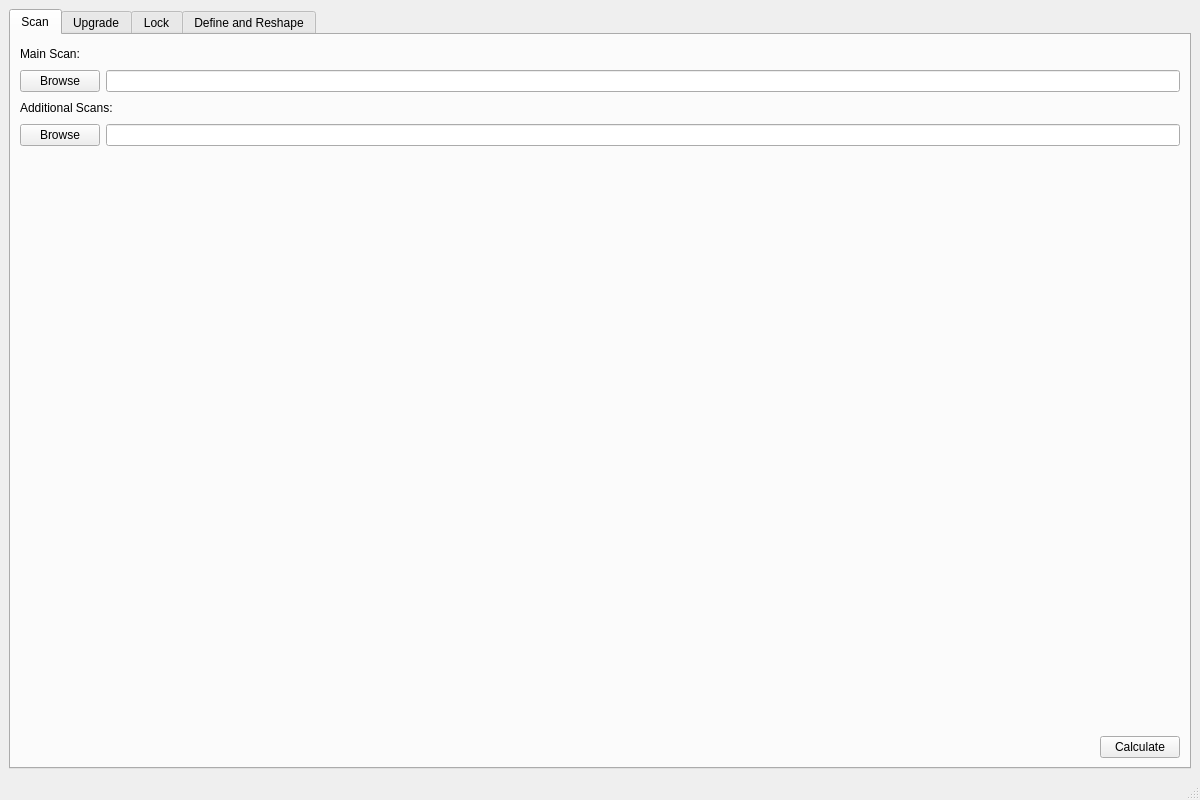
<?xml version="1.0" encoding="UTF-8"?>
<ui version="4.0">
 <class>MainWindow</class>
 <widget class="QMainWindow" name="MainWindow">
  <property name="geometry">
   <rect>
    <x>0</x>
    <y>0</y>
    <width>1200</width>
    <height>800</height>
   </rect>
  </property>
  <property name="minimumSize">
   <size>
    <width>0</width>
    <height>0</height>
   </size>
  </property>
  <property name="maximumSize">
   <size>
    <width>16777215</width>
    <height>16777215</height>
   </size>
  </property>
  <property name="windowTitle">
   <string>MainWindow</string>
  </property>
  <property name="tabShape">
   <enum>QTabWidget::TabShape::Rounded</enum>
  </property>
  <widget class="QWidget" name="centralwidget">
   <layout class="QHBoxLayout" name="horizontalLayout">
    <item>
     <widget class="QTabWidget" name="tabWidget">
      <property name="sizePolicy">
       <sizepolicy hsizetype="Preferred" vsizetype="Preferred">
        <horstretch>0</horstretch>
        <verstretch>0</verstretch>
       </sizepolicy>
      </property>
      <property name="currentIndex">
       <number>0</number>
      </property>
      <widget class="QWidget" name="scanTab">
       <attribute name="title">
        <string>Scan</string>
       </attribute>
       <layout class="QVBoxLayout" name="verticalLayout_2">
        <item>
         <layout class="QHBoxLayout" name="horizontalLayout_5">
          <item>
           <widget class="QLabel" name="main">
            <property name="text">
             <string>Main Scan:</string>
            </property>
           </widget>
          </item>
          <item>
           <widget class="QLabel" name="mainTooltip">
            <property name="toolTip">
             <string>Determines the order artifacts in the Upgrade and Lock tab are presented. 
ORDERED: Inventory Kamera 
UNORDERED: Irminsul, AdeptiScanner</string>
            </property>
            <property name="text">
             <string/>
            </property>
           </widget>
          </item>
          <item>
           <spacer name="horizontalSpacer_3">
            <property name="orientation">
             <enum>Qt::Orientation::Horizontal</enum>
            </property>
            <property name="sizeHint" stdset="0">
             <size>
              <width>40</width>
              <height>20</height>
             </size>
            </property>
           </spacer>
          </item>
         </layout>
        </item>
        <item>
         <layout class="QHBoxLayout" name="mainInput" stretch="0,1">
          <item>
           <widget class="QPushButton" name="mainBrowseButton">
            <property name="cursor">
             <cursorShape>PointingHandCursor</cursorShape>
            </property>
            <property name="text">
             <string>Browse</string>
            </property>
           </widget>
          </item>
          <item>
           <widget class="QLineEdit" name="mainFilepathLine">
            <property name="text">
             <string/>
            </property>
           </widget>
          </item>
         </layout>
        </item>
        <item>
         <layout class="QHBoxLayout" name="horizontalLayout_6">
          <item>
           <widget class="QLabel" name="extra">
            <property name="text">
             <string>Additional Scans:</string>
            </property>
           </widget>
          </item>
          <item>
           <widget class="QLabel" name="extraTooltip">
            <property name="toolTip">
             <string>Adds extra information, for example initial substat values for reshape analysis. 
REPORTS INITIAL VALUES: Irminsul 
DOESN'T REPORT: Any OCR-based scanner</string>
            </property>
            <property name="text">
             <string/>
            </property>
           </widget>
          </item>
          <item>
           <spacer name="horizontalSpacer_4">
            <property name="orientation">
             <enum>Qt::Orientation::Horizontal</enum>
            </property>
            <property name="sizeHint" stdset="0">
             <size>
              <width>40</width>
              <height>20</height>
             </size>
            </property>
           </spacer>
          </item>
         </layout>
        </item>
        <item>
         <layout class="QHBoxLayout" name="extraInput" stretch="0,0">
          <item>
           <widget class="QPushButton" name="extraBrowseButton">
            <property name="cursor">
             <cursorShape>PointingHandCursor</cursorShape>
            </property>
            <property name="text">
             <string>Browse</string>
            </property>
           </widget>
          </item>
          <item>
           <widget class="QLineEdit" name="extraFilepathLine">
            <property name="text">
             <string/>
            </property>
           </widget>
          </item>
         </layout>
        </item>
        <item>
         <spacer name="verticalSpacer">
          <property name="orientation">
           <enum>Qt::Orientation::Vertical</enum>
          </property>
          <property name="sizeHint" stdset="0">
           <size>
            <width>20</width>
            <height>669</height>
           </size>
          </property>
         </spacer>
        </item>
        <item>
         <layout class="QHBoxLayout" name="calcLayout">
          <item>
           <spacer name="horizontalSpacer">
            <property name="orientation">
             <enum>Qt::Orientation::Horizontal</enum>
            </property>
            <property name="sizeHint" stdset="0">
             <size>
              <width>598</width>
              <height>20</height>
             </size>
            </property>
           </spacer>
          </item>
          <item>
           <widget class="QPushButton" name="calcScanButton">
            <property name="cursor">
             <cursorShape>PointingHandCursor</cursorShape>
            </property>
            <property name="text">
             <string>Calculate</string>
            </property>
           </widget>
          </item>
         </layout>
        </item>
       </layout>
      </widget>
      <widget class="QWidget" name="upgrade_tab">
       <attribute name="title">
        <string>Upgrade</string>
       </attribute>
       <layout class="QHBoxLayout" name="horizontalLayout_2" stretch="3,1">
        <item>
         <widget class="QScrollArea" name="upgradeScrollArea">
          <property name="widgetResizable">
           <bool>true</bool>
          </property>
          <widget class="QWidget" name="upgradeScrollContents">
           <property name="geometry">
            <rect>
             <x>0</x>
             <y>0</y>
             <width>864</width>
             <height>710</height>
            </rect>
           </property>
           <layout class="QVBoxLayout" name="verticalLayout_3" stretch="0,1">
            <item>
             <widget class="QLabel" name="upgradeWarning">
              <property name="font">
               <font>
                <italic>false</italic>
                <bold>true</bold>
                <underline>false</underline>
                <strikeout>false</strikeout>
               </font>
              </property>
              <property name="text">
               <string>IMPORTANT: Recommendations don't favor traditional optimization targets, so &quot;weird&quot; artifacts will get mixed in. Upgrading these can slightly improve locking recommendation accuracy, but otherwise only upgrade as needed.</string>
              </property>
              <property name="wordWrap">
               <bool>true</bool>
              </property>
             </widget>
            </item>
            <item>
             <layout class="QGridLayout" name="upgradeGrid"/>
            </item>
           </layout>
          </widget>
         </widget>
        </item>
        <item>
         <layout class="QVBoxLayout" name="upgradeArtifactInfo" stretch="0,0,0,0,0,0,0,1">
          <item>
           <widget class="QLabel" name="upgradeArtifactMain">
            <property name="font">
             <font>
              <pointsize>20</pointsize>
             </font>
            </property>
            <property name="text">
             <string/>
            </property>
            <property name="wordWrap">
             <bool>true</bool>
            </property>
            <property name="margin">
             <number>10</number>
            </property>
           </widget>
          </item>
          <item>
           <layout class="QHBoxLayout" name="horizontalLayout_4" stretch="0,1,0,0">
            <item>
             <widget class="QLabel" name="upgradeArtifactLvl">
              <property name="font">
               <font>
                <pointsize>15</pointsize>
               </font>
              </property>
              <property name="text">
               <string/>
              </property>
              <property name="margin">
               <number>5</number>
              </property>
             </widget>
            </item>
            <item>
             <spacer name="horizontalSpacer_2">
              <property name="orientation">
               <enum>Qt::Orientation::Horizontal</enum>
              </property>
              <property name="sizeHint" stdset="0">
               <size>
                <width>40</width>
                <height>20</height>
               </size>
              </property>
             </spacer>
            </item>
            <item>
             <widget class="QLabel" name="upgradeLock">
              <property name="text">
               <string/>
              </property>
             </widget>
            </item>
            <item>
             <widget class="QLabel" name="upgradeStar">
              <property name="text">
               <string/>
              </property>
             </widget>
            </item>
           </layout>
          </item>
          <item>
           <widget class="QLabel" name="upgradeArtifactSub1">
            <property name="font">
             <font>
              <pointsize>15</pointsize>
             </font>
            </property>
            <property name="text">
             <string/>
            </property>
            <property name="wordWrap">
             <bool>true</bool>
            </property>
            <property name="margin">
             <number>5</number>
            </property>
           </widget>
          </item>
          <item>
           <widget class="QLabel" name="upgradeArtifactSub2">
            <property name="font">
             <font>
              <pointsize>15</pointsize>
             </font>
            </property>
            <property name="text">
             <string/>
            </property>
            <property name="wordWrap">
             <bool>true</bool>
            </property>
            <property name="margin">
             <number>5</number>
            </property>
           </widget>
          </item>
          <item>
           <widget class="QLabel" name="upgradeArtifactSub3">
            <property name="font">
             <font>
              <pointsize>15</pointsize>
             </font>
            </property>
            <property name="text">
             <string/>
            </property>
            <property name="wordWrap">
             <bool>true</bool>
            </property>
            <property name="margin">
             <number>5</number>
            </property>
           </widget>
          </item>
          <item>
           <widget class="QLabel" name="upgradeArtifactSub4">
            <property name="font">
             <font>
              <pointsize>15</pointsize>
             </font>
            </property>
            <property name="text">
             <string/>
            </property>
            <property name="wordWrap">
             <bool>true</bool>
            </property>
            <property name="margin">
             <number>5</number>
            </property>
           </widget>
          </item>
          <item>
           <widget class="QLabel" name="upgradeArtifactSet">
            <property name="font">
             <font>
              <pointsize>15</pointsize>
             </font>
            </property>
            <property name="text">
             <string/>
            </property>
            <property name="wordWrap">
             <bool>true</bool>
            </property>
            <property name="margin">
             <number>5</number>
            </property>
           </widget>
          </item>
          <item>
           <spacer name="verticalSpacer_3">
            <property name="orientation">
             <enum>Qt::Orientation::Vertical</enum>
            </property>
            <property name="sizeHint" stdset="0">
             <size>
              <width>20</width>
              <height>40</height>
             </size>
            </property>
           </spacer>
          </item>
         </layout>
        </item>
       </layout>
      </widget>
      <widget class="QWidget" name="lockTab">
       <attribute name="title">
        <string>Lock</string>
       </attribute>
       <layout class="QHBoxLayout" name="horizontalLayout_3" stretch="3,1">
        <item>
         <widget class="QScrollArea" name="lockScrollArea">
          <property name="widgetResizable">
           <bool>true</bool>
          </property>
          <widget class="QWidget" name="lockScrollContents">
           <property name="geometry">
            <rect>
             <x>0</x>
             <y>0</y>
             <width>864</width>
             <height>710</height>
            </rect>
           </property>
           <layout class="QGridLayout" name="gridLayout_2">
            <item row="0" column="0">
             <layout class="QGridLayout" name="lockGrid"/>
            </item>
           </layout>
          </widget>
         </widget>
        </item>
        <item>
         <layout class="QVBoxLayout" name="lockArtifactInfo" stretch="0,0,0,0,0,0,0,1">
          <item>
           <widget class="QLabel" name="lockArtifactMain">
            <property name="font">
             <font>
              <pointsize>20</pointsize>
             </font>
            </property>
            <property name="text">
             <string/>
            </property>
            <property name="wordWrap">
             <bool>true</bool>
            </property>
            <property name="margin">
             <number>5</number>
            </property>
           </widget>
          </item>
          <item>
           <layout class="QHBoxLayout" name="horizontalLayout_7">
            <item>
             <widget class="QLabel" name="lockArtifactLvl">
              <property name="font">
               <font>
                <pointsize>15</pointsize>
               </font>
              </property>
              <property name="text">
               <string/>
              </property>
              <property name="margin">
               <number>5</number>
              </property>
             </widget>
            </item>
            <item>
             <spacer name="horizontalSpacer_5">
              <property name="orientation">
               <enum>Qt::Orientation::Horizontal</enum>
              </property>
              <property name="sizeHint" stdset="0">
               <size>
                <width>40</width>
                <height>20</height>
               </size>
              </property>
             </spacer>
            </item>
            <item>
             <widget class="QLabel" name="lockLock">
              <property name="text">
               <string/>
              </property>
             </widget>
            </item>
            <item>
             <widget class="QLabel" name="lockStar">
              <property name="text">
               <string/>
              </property>
             </widget>
            </item>
           </layout>
          </item>
          <item>
           <widget class="QLabel" name="lockArtifactSub1">
            <property name="font">
             <font>
              <pointsize>15</pointsize>
             </font>
            </property>
            <property name="text">
             <string/>
            </property>
            <property name="wordWrap">
             <bool>true</bool>
            </property>
            <property name="margin">
             <number>5</number>
            </property>
           </widget>
          </item>
          <item>
           <widget class="QLabel" name="lockArtifactSub2">
            <property name="font">
             <font>
              <pointsize>15</pointsize>
             </font>
            </property>
            <property name="text">
             <string/>
            </property>
            <property name="wordWrap">
             <bool>true</bool>
            </property>
            <property name="margin">
             <number>5</number>
            </property>
           </widget>
          </item>
          <item>
           <widget class="QLabel" name="lockArtifactSub3">
            <property name="font">
             <font>
              <pointsize>15</pointsize>
             </font>
            </property>
            <property name="text">
             <string/>
            </property>
            <property name="wordWrap">
             <bool>true</bool>
            </property>
            <property name="margin">
             <number>5</number>
            </property>
           </widget>
          </item>
          <item>
           <widget class="QLabel" name="lockArtifactSub4">
            <property name="font">
             <font>
              <pointsize>15</pointsize>
             </font>
            </property>
            <property name="text">
             <string/>
            </property>
            <property name="wordWrap">
             <bool>true</bool>
            </property>
            <property name="margin">
             <number>5</number>
            </property>
           </widget>
          </item>
          <item>
           <widget class="QLabel" name="lockArtifactSet">
            <property name="font">
             <font>
              <pointsize>15</pointsize>
             </font>
            </property>
            <property name="layoutDirection">
             <enum>Qt::LayoutDirection::LeftToRight</enum>
            </property>
            <property name="text">
             <string/>
            </property>
            <property name="scaledContents">
             <bool>false</bool>
            </property>
            <property name="wordWrap">
             <bool>true</bool>
            </property>
            <property name="margin">
             <number>5</number>
            </property>
           </widget>
          </item>
          <item>
           <spacer name="verticalSpacer_2">
            <property name="orientation">
             <enum>Qt::Orientation::Vertical</enum>
            </property>
            <property name="sizeHint" stdset="0">
             <size>
              <width>20</width>
              <height>40</height>
             </size>
            </property>
           </spacer>
          </item>
         </layout>
        </item>
       </layout>
      </widget>
      <widget class="QWidget" name="defineTab">
       <property name="sizePolicy">
        <sizepolicy hsizetype="Expanding" vsizetype="Expanding">
         <horstretch>0</horstretch>
         <verstretch>0</verstretch>
        </sizepolicy>
       </property>
       <attribute name="title">
        <string>Define and Reshape</string>
       </attribute>
       <layout class="QVBoxLayout" name="verticalLayout" stretch="0,0">
        <item>
         <layout class="QHBoxLayout" name="defineInput" stretch="0,0,1,0">
          <item>
           <widget class="QComboBox" name="setCombo">
            <property name="sizePolicy">
             <sizepolicy hsizetype="Fixed" vsizetype="Fixed">
              <horstretch>0</horstretch>
              <verstretch>0</verstretch>
             </sizepolicy>
            </property>
            <property name="cursor">
             <cursorShape>ArrowCursor</cursorShape>
            </property>
            <property name="currentText">
             <string>Set</string>
            </property>
            <property name="currentIndex">
             <number>0</number>
            </property>
            <item>
             <property name="text">
              <string>Set</string>
             </property>
            </item>
            <item>
             <property name="text">
              <string>A Day Carved From Rising Winds</string>
             </property>
            </item>
            <item>
             <property name="text">
              <string>Adventurer</string>
             </property>
            </item>
            <item>
             <property name="text">
              <string>Archaic Petra</string>
             </property>
            </item>
            <item>
             <property name="text">
              <string>Aubade of Morningstar and Moon</string>
             </property>
            </item>
            <item>
             <property name="text">
              <string>Berserker</string>
             </property>
            </item>
            <item>
             <property name="text">
              <string>Blizzard Strayer</string>
             </property>
            </item>
            <item>
             <property name="text">
              <string>Bloodstained Chivalry</string>
             </property>
            </item>
            <item>
             <property name="text">
              <string>Brave Heart</string>
             </property>
            </item>
            <item>
             <property name="text">
              <string>Celestial Gift</string>
             </property>
            </item>
            <item>
             <property name="text">
              <string>Crimson Witch of Flames</string>
             </property>
            </item>
            <item>
             <property name="text">
              <string>Deepwood Memories</string>
             </property>
            </item>
            <item>
             <property name="text">
              <string>Defender's Will</string>
             </property>
            </item>
            <item>
             <property name="text">
              <string>Desert Pavilion Chronicle</string>
             </property>
            </item>
            <item>
             <property name="text">
              <string>Disenchantment in Deep Shadow</string>
             </property>
            </item>
            <item>
             <property name="text">
              <string>Echoes of an Offering</string>
             </property>
            </item>
            <item>
             <property name="text">
              <string>Emblem of Severed Fate</string>
             </property>
            </item>
            <item>
             <property name="text">
              <string>Finale of the Deep Galleries</string>
             </property>
            </item>
            <item>
             <property name="text">
              <string>Flower of Paradise Lost</string>
             </property>
            </item>
            <item>
             <property name="text">
              <string>Fragment of Harmonic Whimsy</string>
             </property>
            </item>
            <item>
             <property name="text">
              <string>Gambler</string>
             </property>
            </item>
            <item>
             <property name="text">
              <string>Gilded Dreams</string>
             </property>
            </item>
            <item>
             <property name="text">
              <string>Gladiator's Finale</string>
             </property>
            </item>
            <item>
             <property name="text">
              <string>Golden Troupe</string>
             </property>
            </item>
            <item>
             <property name="text">
              <string>Heart of Depth</string>
             </property>
            </item>
            <item>
             <property name="text">
              <string>Husk of Opulent Dreams</string>
             </property>
            </item>
            <item>
             <property name="text">
              <string>Initiate</string>
             </property>
            </item>
            <item>
             <property name="text">
              <string>Instructor</string>
             </property>
            </item>
            <item>
             <property name="text">
              <string>Lavawalker</string>
             </property>
            </item>
            <item>
             <property name="text">
              <string>Long Night's Oath</string>
             </property>
            </item>
            <item>
             <property name="text">
              <string>Lucky Dog</string>
             </property>
            </item>
            <item>
             <property name="text">
              <string>Maiden Beloved</string>
             </property>
            </item>
            <item>
             <property name="text">
              <string>Marechaussee Hunter</string>
             </property>
            </item>
            <item>
             <property name="text">
              <string>Martial Artist</string>
             </property>
            </item>
            <item>
             <property name="text">
              <string>Night of the Sky's Unveiling</string>
             </property>
            </item>
            <item>
             <property name="text">
              <string>Nighttime Whispers in the Echoing Woods</string>
             </property>
            </item>
            <item>
             <property name="text">
              <string>Noblesse Oblige</string>
             </property>
            </item>
            <item>
             <property name="text">
              <string>Nymph's Dream</string>
             </property>
            </item>
            <item>
             <property name="text">
              <string>Obsidian Codex</string>
             </property>
            </item>
            <item>
             <property name="text">
              <string>Ocean-Hued Clam</string>
             </property>
            </item>
            <item>
             <property name="text">
              <string>Pale Flame</string>
             </property>
            </item>
            <item>
             <property name="text">
              <string>Prayers for Destiny</string>
             </property>
            </item>
            <item>
             <property name="text">
              <string>Prayers for Illumination</string>
             </property>
            </item>
            <item>
             <property name="text">
              <string>Prayers for Wisdom</string>
             </property>
            </item>
            <item>
             <property name="text">
              <string>Prayers to Springtime</string>
             </property>
            </item>
            <item>
             <property name="text">
              <string>Resolution of Sojourner</string>
             </property>
            </item>
            <item>
             <property name="text">
              <string>Retracing Bolide</string>
             </property>
            </item>
            <item>
             <property name="text">
              <string>Scholar</string>
             </property>
            </item>
            <item>
             <property name="text">
              <string>Scroll of the Hero of Cinder City</string>
             </property>
            </item>
            <item>
             <property name="text">
              <string>Shimenawa's Reminiscence</string>
             </property>
            </item>
            <item>
             <property name="text">
              <string>Silken Moon's Serenade</string>
             </property>
            </item>
            <item>
             <property name="text">
              <string>Song of Days Past</string>
             </property>
            </item>
            <item>
             <property name="text">
              <string>Tenacity of the Millelith</string>
             </property>
            </item>
            <item>
             <property name="text">
              <string>The Exile</string>
             </property>
            </item>
            <item>
             <property name="text">
              <string>Thundering Fury</string>
             </property>
            </item>
            <item>
             <property name="text">
              <string>Thundersoother</string>
             </property>
            </item>
            <item>
             <property name="text">
              <string>Tiny Miracle</string>
             </property>
            </item>
            <item>
             <property name="text">
              <string>Traveling Doctor</string>
             </property>
            </item>
            <item>
             <property name="text">
              <string>Unfinished Reverie</string>
             </property>
            </item>
            <item>
             <property name="text">
              <string>Vermillion Hereafter</string>
             </property>
            </item>
            <item>
             <property name="text">
              <string>Viridescent Venerer</string>
             </property>
            </item>
            <item>
             <property name="text">
              <string>Vourukasha's Glow</string>
             </property>
            </item>
            <item>
             <property name="text">
              <string>Wanderer's Troupe</string>
             </property>
            </item>
           </widget>
          </item>
          <item>
           <widget class="QPushButton" name="targetButton">
            <property name="text">
             <string>Edit</string>
            </property>
           </widget>
          </item>
          <item>
           <widget class="QLineEdit" name="targetLine">
            <property name="text">
             <string>Enter optimization target</string>
            </property>
           </widget>
          </item>
          <item>
           <widget class="QPushButton" name="calcTargetButton">
            <property name="sizePolicy">
             <sizepolicy hsizetype="Fixed" vsizetype="Fixed">
              <horstretch>0</horstretch>
              <verstretch>0</verstretch>
             </sizepolicy>
            </property>
            <property name="cursor">
             <cursorShape>PointingHandCursor</cursorShape>
            </property>
            <property name="text">
             <string>Calculate</string>
            </property>
           </widget>
          </item>
         </layout>
        </item>
        <item>
         <widget class="QTabWidget" name="slotTab">
          <property name="tabPosition">
           <enum>QTabWidget::TabPosition::West</enum>
          </property>
          <property name="currentIndex">
           <number>0</number>
          </property>
          <widget class="QWidget" name="flowerTab">
           <attribute name="title">
            <string>Flower</string>
           </attribute>
           <layout class="QHBoxLayout" name="horizontalLayout_9" stretch="1,3">
            <item>
             <layout class="QVBoxLayout" name="flowerArtifacts">
              <item>
               <widget class="QLabel" name="flowerBestLabel">
                <property name="font">
                 <font>
                  <pointsize>15</pointsize>
                 </font>
                </property>
                <property name="text">
                 <string>Current best:</string>
                </property>
                <property name="wordWrap">
                 <bool>true</bool>
                </property>
                <property name="margin">
                 <number>5</number>
                </property>
               </widget>
              </item>
              <item>
               <spacer name="verticalSpacer_13">
                <property name="orientation">
                 <enum>Qt::Orientation::Vertical</enum>
                </property>
                <property name="sizeHint" stdset="0">
                 <size>
                  <width>20</width>
                  <height>40</height>
                 </size>
                </property>
               </spacer>
              </item>
              <item>
               <widget class="QLabel" name="flowerReshapeLabel">
                <property name="font">
                 <font>
                  <pointsize>15</pointsize>
                 </font>
                </property>
                <property name="text">
                 <string>Best to reshape:</string>
                </property>
                <property name="wordWrap">
                 <bool>true</bool>
                </property>
                <property name="margin">
                 <number>5</number>
                </property>
               </widget>
              </item>
              <item>
               <spacer name="verticalSpacer_12">
                <property name="orientation">
                 <enum>Qt::Orientation::Vertical</enum>
                </property>
                <property name="sizeHint" stdset="0">
                 <size>
                  <width>20</width>
                  <height>40</height>
                 </size>
                </property>
               </spacer>
              </item>
             </layout>
            </item>
            <item>
             <widget class="QWidget" name="flowerContainer" native="true">
              <layout class="QHBoxLayout" name="horizontalLayout_14"/>
             </widget>
            </item>
           </layout>
          </widget>
          <widget class="QWidget" name="plumeTab">
           <attribute name="title">
            <string>Plume</string>
           </attribute>
           <layout class="QHBoxLayout" name="horizontalLayout_8" stretch="1,3">
            <item>
             <layout class="QVBoxLayout" name="plumeArtifacts">
              <item>
               <widget class="QLabel" name="plumeBestLabel">
                <property name="font">
                 <font>
                  <pointsize>15</pointsize>
                 </font>
                </property>
                <property name="text">
                 <string>Current best:</string>
                </property>
                <property name="wordWrap">
                 <bool>true</bool>
                </property>
                <property name="margin">
                 <number>5</number>
                </property>
               </widget>
              </item>
              <item>
               <spacer name="verticalSpacer_11">
                <property name="orientation">
                 <enum>Qt::Orientation::Vertical</enum>
                </property>
                <property name="sizeHint" stdset="0">
                 <size>
                  <width>20</width>
                  <height>40</height>
                 </size>
                </property>
               </spacer>
              </item>
              <item>
               <widget class="QLabel" name="plumeReshapeLabel">
                <property name="font">
                 <font>
                  <pointsize>15</pointsize>
                 </font>
                </property>
                <property name="text">
                 <string>Best to reshape:</string>
                </property>
                <property name="wordWrap">
                 <bool>true</bool>
                </property>
                <property name="margin">
                 <number>5</number>
                </property>
               </widget>
              </item>
              <item>
               <spacer name="verticalSpacer_10">
                <property name="orientation">
                 <enum>Qt::Orientation::Vertical</enum>
                </property>
                <property name="sizeHint" stdset="0">
                 <size>
                  <width>20</width>
                  <height>40</height>
                 </size>
                </property>
               </spacer>
              </item>
             </layout>
            </item>
            <item>
             <widget class="QWidget" name="plumeContainer" native="true">
              <layout class="QHBoxLayout" name="horizontalLayout_16"/>
             </widget>
            </item>
           </layout>
          </widget>
          <widget class="QWidget" name="sandsTab">
           <attribute name="title">
            <string>Sands</string>
           </attribute>
           <layout class="QHBoxLayout" name="horizontalLayout_10" stretch="1,3">
            <item>
             <layout class="QVBoxLayout" name="sandsArtifacts">
              <item>
               <widget class="QLabel" name="sandsBestLabel">
                <property name="font">
                 <font>
                  <pointsize>15</pointsize>
                 </font>
                </property>
                <property name="text">
                 <string>Current best:</string>
                </property>
                <property name="wordWrap">
                 <bool>true</bool>
                </property>
                <property name="margin">
                 <number>5</number>
                </property>
               </widget>
              </item>
              <item>
               <spacer name="verticalSpacer_9">
                <property name="orientation">
                 <enum>Qt::Orientation::Vertical</enum>
                </property>
                <property name="sizeHint" stdset="0">
                 <size>
                  <width>20</width>
                  <height>40</height>
                 </size>
                </property>
               </spacer>
              </item>
              <item>
               <widget class="QLabel" name="sandsReshapeLabel">
                <property name="font">
                 <font>
                  <pointsize>15</pointsize>
                 </font>
                </property>
                <property name="text">
                 <string>Best to reshape:</string>
                </property>
                <property name="wordWrap">
                 <bool>true</bool>
                </property>
                <property name="margin">
                 <number>5</number>
                </property>
               </widget>
              </item>
              <item>
               <spacer name="verticalSpacer_8">
                <property name="orientation">
                 <enum>Qt::Orientation::Vertical</enum>
                </property>
                <property name="sizeHint" stdset="0">
                 <size>
                  <width>20</width>
                  <height>40</height>
                 </size>
                </property>
               </spacer>
              </item>
             </layout>
            </item>
            <item>
             <widget class="QWidget" name="sandsContainer" native="true">
              <layout class="QHBoxLayout" name="horizontalLayout_17"/>
             </widget>
            </item>
           </layout>
          </widget>
          <widget class="QWidget" name="gobletTab">
           <attribute name="title">
            <string>Goblet</string>
           </attribute>
           <layout class="QHBoxLayout" name="horizontalLayout_11" stretch="1,3">
            <item>
             <layout class="QVBoxLayout" name="gobletArtifacts">
              <item>
               <widget class="QLabel" name="gobletBestLabel">
                <property name="font">
                 <font>
                  <pointsize>15</pointsize>
                 </font>
                </property>
                <property name="text">
                 <string>Current best:</string>
                </property>
                <property name="wordWrap">
                 <bool>true</bool>
                </property>
                <property name="margin">
                 <number>5</number>
                </property>
               </widget>
              </item>
              <item>
               <spacer name="verticalSpacer_6">
                <property name="orientation">
                 <enum>Qt::Orientation::Vertical</enum>
                </property>
                <property name="sizeHint" stdset="0">
                 <size>
                  <width>20</width>
                  <height>40</height>
                 </size>
                </property>
               </spacer>
              </item>
              <item>
               <widget class="QLabel" name="gobletReshapeLabel">
                <property name="font">
                 <font>
                  <pointsize>15</pointsize>
                 </font>
                </property>
                <property name="text">
                 <string>Best to reshape:</string>
                </property>
                <property name="wordWrap">
                 <bool>true</bool>
                </property>
                <property name="margin">
                 <number>5</number>
                </property>
               </widget>
              </item>
              <item>
               <spacer name="verticalSpacer_7">
                <property name="orientation">
                 <enum>Qt::Orientation::Vertical</enum>
                </property>
                <property name="sizeHint" stdset="0">
                 <size>
                  <width>20</width>
                  <height>40</height>
                 </size>
                </property>
               </spacer>
              </item>
             </layout>
            </item>
            <item>
             <widget class="QWidget" name="gobletContainer" native="true">
              <layout class="QHBoxLayout" name="horizontalLayout_15"/>
             </widget>
            </item>
           </layout>
          </widget>
          <widget class="QWidget" name="circletTab">
           <attribute name="title">
            <string>Circlet</string>
           </attribute>
           <layout class="QHBoxLayout" name="horizontalLayout_12" stretch="1,3">
            <item>
             <layout class="QVBoxLayout" name="circletArtifacts">
              <item>
               <widget class="QLabel" name="circletBestLabel">
                <property name="font">
                 <font>
                  <pointsize>15</pointsize>
                 </font>
                </property>
                <property name="text">
                 <string>Current best:</string>
                </property>
                <property name="wordWrap">
                 <bool>true</bool>
                </property>
                <property name="margin">
                 <number>5</number>
                </property>
               </widget>
              </item>
              <item>
               <spacer name="verticalSpacer_4">
                <property name="orientation">
                 <enum>Qt::Orientation::Vertical</enum>
                </property>
                <property name="sizeHint" stdset="0">
                 <size>
                  <width>20</width>
                  <height>40</height>
                 </size>
                </property>
               </spacer>
              </item>
              <item>
               <widget class="QLabel" name="circletReshapeLabel">
                <property name="font">
                 <font>
                  <pointsize>15</pointsize>
                 </font>
                </property>
                <property name="text">
                 <string>Best to reshape:</string>
                </property>
                <property name="wordWrap">
                 <bool>true</bool>
                </property>
                <property name="margin">
                 <number>5</number>
                </property>
               </widget>
              </item>
              <item>
               <spacer name="verticalSpacer_5">
                <property name="orientation">
                 <enum>Qt::Orientation::Vertical</enum>
                </property>
                <property name="sizeHint" stdset="0">
                 <size>
                  <width>20</width>
                  <height>40</height>
                 </size>
                </property>
               </spacer>
              </item>
             </layout>
            </item>
            <item>
             <widget class="QWidget" name="circletContainer" native="true">
              <layout class="QHBoxLayout" name="horizontalLayout_13"/>
             </widget>
            </item>
           </layout>
          </widget>
         </widget>
        </item>
       </layout>
      </widget>
     </widget>
    </item>
   </layout>
  </widget>
  <widget class="QStatusBar" name="statusbar"/>
 </widget>
 <resources/>
 <connections/>
</ui>
